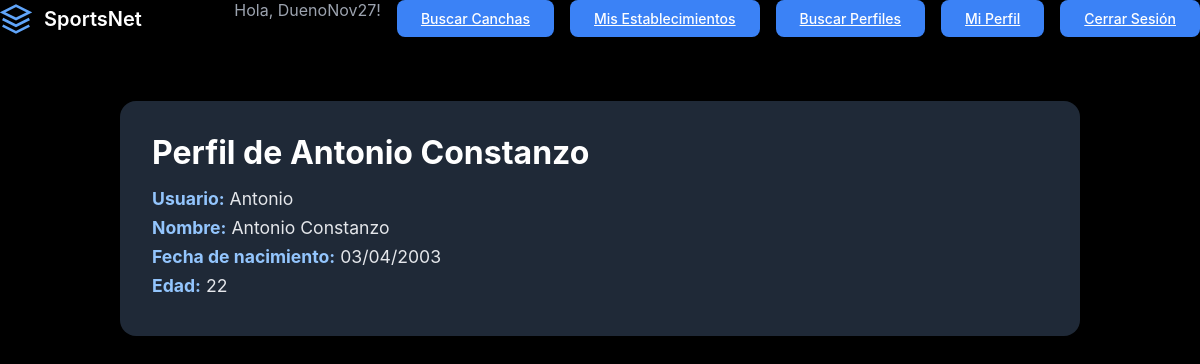
The page /perfil/4/ (signed in) on the database as committed earlier.
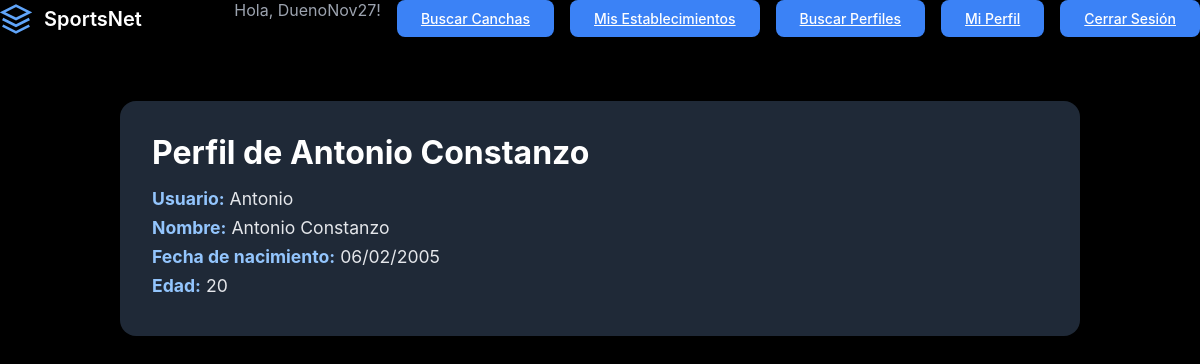
The same page on the database as committed later.
### cuentas/models.py (models this page shows, shortened)
class Usuario (AbstractUser):
    telefono = models.CharField(max_length=20, blank=True, null=True)
    fecha_nacimiento = models.DateField(null=True, blank=True)
    def edad(self):
        if self.fecha_nacimiento:
            hoy = date.today()
            edad = hoy.year - self.fecha_nacimiento.year
            if (hoy.month, hoy.day) < (self.fecha_nacimiento.month, self.fecha_nacimiento.day):
                edad -= 1
            return edad
        return 0

### cuentas/views.py (the view)
# urls.py: path("perfil/<int:id>/", views.ver_perfil_publico, name="ver_perfil_publico"),  # Vista para ver el perfil público de otro usuario
@login_required
def ver_perfil_publico(request, id):
    usuario = get_object_or_404(Usuario, id=id)
    return render(request, "ver_perfil_publico.html", {"usuario": usuario})

### cuentas/templates/ver_perfil_publico.html (shortened to what this page needs)
{% extends "base.html" %}
{% block contenido %}
<div class="profile-container">
    <h1 class="profile-title">Perfil de {{ usuario.first_name }} {{ usuario.last_name }}</h1>
    <div class="profile-section">
        <p>
            <span class="profile-label">Usuario:</span>
            {{ usuario.username }}
        </p>
        <p>
            <span class="profile-label">Nombre:</span>
            {{ usuario.first_name }} {{ usuario.last_name }}
        </p>
        <p>
            <span class="profile-label">Fecha de nacimiento:</span>
            {{ usuario.fecha_nacimiento|date:"d/m/Y" }}
        </p>
        <p>
            <span class="profile-label">Edad:</span>
            {{ usuario.edad}}
    </div>
</div>
{% endblock %}

Rows that differ between the two databases and show on the page:
changed Usuario "Antonio": fecha_nacimiento "03/04/2003" → "06/02/2005"; edad "22" → "20"
